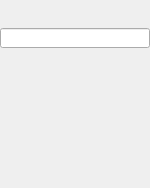
    <widget class="PyDMFrame" name="composite_1">
      <property name="geometry">
        <rect>
          <x>145</x>
          <y>72</y>
          <width>150</width>
          <height>188</height>
        </rect>
      </property>
      <widget class="PyDMFrame" name="composite_2">
        <property name="geometry">
          <rect>
            <x>0</x>
            <y>0</y>
            <width>126</width>
            <height>18</height>
          </rect>
        </property>
        <widget class="PyDMEnumComboBox" name="menu">
          <property name="geometry">
            <rect>
              <x>145</x>
              <y>72</y>
              <width>60</width>
              <height>18</height>
            </rect>
          </property>
          <property name="toolTip">
            <string>${prefix}Use</string>
          </property>
          <property name="channel" stdset="0">
            <string>ca://${prefix}Use</string>
          </property>
          <property name="font" stdset="0">
            <font>
              <pointsize>10</pointsize>
            </font>
          </property>
          <property name="styleSheet">
            <string notr="true">PyDMEnumComboBox#menu {
  color: rgb(0, 0, 0);
  background-color: rgb(115, 223, 255);
  }</string>
          </property>
        </widget>
        <widget class="PyDMLabel" name="text_update_1">
          <property name="geometry">
            <rect>
              <x>210</x>
              <y>72</y>
              <width>61</width>
              <height>18</height>
            </rect>
          </property>
          <property name="toolTip">
            <string>PV: ${prefix}Use_RBV</string>
          </property>
          <property name="channel" stdset="0">
            <string>ca://${prefix}Use_RBV</string>
          </property>
          <property name="font" stdset="0">
            <font>
              <pointsize>10</pointsize>
            </font>
          </property>
          <property name="alignment">
            <set>Qt::AlignCenter</set>
          </property>
          <property name="textInteractionFlags">
            <set>Qt::TextSelectableByKeyboard|Qt::TextSelectableByMouse</set>
          </property>
          <property name="styleSheet">
            <string notr="true">PyDMLabel#text_update_1 {
  color: rgb(10, 0, 184);
  background-color: rgb(187, 187, 187);
  }</string>
          </property>
        </widget>
      </widget>
      <widget class="PyDMLineEdit" name="text_entry_1">
        <property name="geometry">
          <rect>
            <x>0</x>
            <y>28</y>
            <width>150</width>
            <height>20</height>
          </rect>
        </property>
        <property name="channel" stdset="0">
          <string>ca://${prefix}Name</string>
        </property>
        <property name="toolTip">
          <string>${prefix}Name</string>
        </property>
        <property name="font" stdset="0">
          <font>
            <pointsize>10</pointsize>
          </font>
        </property>
        <property name="styleSheet">
          <string notr="true">PyDMLineEdit#text_entry_1 {
  color: rgb(0, 0, 0);
  background-color: rgb(115, 223, 255);
  border: 1px solid black;
  margin: 0px;
  padding: 0px;
  spacing: 0px;
  }</string>
        </property>
      </widget>
      <widget class="PyDMFrame" name="composite_3">
        <property name="geometry">
          <rect>
            <x>0</x>
            <y>57</y>
            <width>141</width>
            <height>131</height>
          </rect>
        </property>
        <widget class="PyDMLineEdit" name="text_entry_2">
          <property name="geometry">
            <rect>
              <x>225</x>
              <y>138</y>
              <width>60</width>
              <height>20</height>
            </rect>
          </property>
          <property name="channel" stdset="0">
            <string>ca://${prefix}MinY</string>
          </property>
          <property name="toolTip">
            <string>${prefix}MinY</string>
          </property>
          <property name="font" stdset="0">
            <font>
              <pointsize>10</pointsize>
            </font>
          </property>
          <property name="styleSheet">
            <string notr="true">PyDMLineEdit#text_entry_2 {
  color: rgb(0, 0, 0);
  background-color: rgb(115, 223, 255);
  border: 1px solid black;
  margin: 0px;
  padding: 0px;
  spacing: 0px;
  }</string>
          </property>
        </widget>
        <widget class="PyDMLabel" name="text_update_2">
          <property name="geometry">
            <rect>
              <x>225</x>
              <y>118</y>
              <width>61</width>
              <height>18</height>
            </rect>
          </property>
          <property name="toolTip">
            <string>PV: ${prefix}MinY_RBV</string>
          </property>
          <property name="channel" stdset="0">
            <string>ca://${prefix}MinY_RBV</string>
          </property>
          <property name="font" stdset="0">
            <font>
              <pointsize>10</pointsize>
            </font>
          </property>
          <property name="alignment">
            <set>Qt::AlignCenter</set>
          </property>
          <property name="textInteractionFlags">
            <set>Qt::TextSelectableByKeyboard|Qt::TextSelectableByMouse</set>
          </property>
          <property name="styleSheet">
            <string notr="true">PyDMLabel#text_update_2 {
  color: rgb(10, 0, 184);
  background-color: rgb(187, 187, 187);
  }</string>
          </property>
        </widget>
        <widget class="PyDMLineEdit" name="text_entry_3">
          <property name="geometry">
            <rect>
              <x>225</x>
              <y>183</y>
              <width>60</width>
              <height>20</height>
            </rect>
          </property>
          <property name="channel" stdset="0">
            <string>ca://${prefix}SizeY</string>
          </property>
          <property name="toolTip">
            <string>${prefix}SizeY</string>
          </property>
          <property name="font" stdset="0">
            <font>
              <pointsize>10</pointsize>
            </font>
          </property>
          <property name="styleSheet">
            <string notr="true">PyDMLineEdit#text_entry_3 {
  color: rgb(0, 0, 0);
  background-color: rgb(115, 223, 255);
  border: 1px solid black;
  margin: 0px;
  padding: 0px;
  spacing: 0px;
  }</string>
          </property>
        </widget>
        <widget class="PyDMLabel" name="text_update_3">
          <property name="geometry">
            <rect>
              <x>225</x>
              <y>163</y>
              <width>61</width>
              <height>18</height>
            </rect>
          </property>
          <property name="toolTip">
            <string>PV: ${prefix}SizeY_RBV</string>
          </property>
          <property name="channel" stdset="0">
            <string>ca://${prefix}SizeY_RBV</string>
          </property>
          <property name="font" stdset="0">
            <font>
              <pointsize>10</pointsize>
            </font>
          </property>
          <property name="alignment">
            <set>Qt::AlignCenter</set>
          </property>
          <property name="textInteractionFlags">
            <set>Qt::TextSelectableByKeyboard|Qt::TextSelectableByMouse</set>
          </property>
          <property name="styleSheet">
            <string notr="true">PyDMLabel#text_update_3 {
  color: rgb(10, 0, 184);
  background-color: rgb(187, 187, 187);
  }</string>
          </property>
        </widget>
        <widget class="PyDMLabel" name="text_update_4">
          <property name="geometry">
            <rect>
              <x>145</x>
              <y>118</y>
              <width>61</width>
              <height>18</height>
            </rect>
          </property>
          <property name="toolTip">
            <string>PV: ${prefix}MinX_RBV</string>
          </property>
          <property name="channel" stdset="0">
            <string>ca://${prefix}MinX_RBV</string>
          </property>
          <property name="font" stdset="0">
            <font>
              <pointsize>10</pointsize>
            </font>
          </property>
          <property name="alignment">
            <set>Qt::AlignCenter</set>
          </property>
          <property name="textInteractionFlags">
            <set>Qt::TextSelectableByKeyboard|Qt::TextSelectableByMouse</set>
          </property>
          <property name="styleSheet">
            <string notr="true">PyDMLabel#text_update_4 {
  color: rgb(10, 0, 184);
  background-color: rgb(187, 187, 187);
  }</string>
          </property>
        </widget>
        <widget class="PyDMLineEdit" name="text_entry_4">
          <property name="geometry">
            <rect>
              <x>145</x>
              <y>138</y>
              <width>60</width>
              <height>20</height>
            </rect>
          </property>
          <property name="channel" stdset="0">
            <string>ca://${prefix}MinX</string>
          </property>
          <property name="toolTip">
            <string>${prefix}MinX</string>
          </property>
          <property name="font" stdset="0">
            <font>
              <pointsize>10</pointsize>
            </font>
          </property>
          <property name="styleSheet">
            <string notr="true">PyDMLineEdit#text_entry_4 {
  color: rgb(0, 0, 0);
  background-color: rgb(115, 223, 255);
  border: 1px solid black;
  margin: 0px;
  padding: 0px;
  spacing: 0px;
  }</string>
          </property>
        </widget>
        <widget class="PyDMLineEdit" name="text_entry_5">
          <property name="geometry">
            <rect>
              <x>145</x>
              <y>183</y>
              <width>60</width>
              <height>20</height>
            </rect>
          </property>
          <property name="channel" stdset="0">
            <string>ca://${prefix}SizeX</string>
          </property>
          <property name="toolTip">
            <string>${prefix}SizeX</string>
          </property>
          <property name="font" stdset="0">
            <font>
              <pointsize>10</pointsize>
            </font>
          </property>
          <property name="styleSheet">
            <string notr="true">PyDMLineEdit#text_entry_5 {
  color: rgb(0, 0, 0);
  background-color: rgb(115, 223, 255);
  border: 1px solid black;
  margin: 0px;
  padding: 0px;
  spacing: 0px;
  }</string>
          </property>
        </widget>
        <widget class="PyDMLabel" name="text_update_5">
          <property name="geometry">
            <rect>
              <x>145</x>
              <y>163</y>
              <width>61</width>
              <height>18</height>
            </rect>
          </property>
          <property name="toolTip">
            <string>PV: ${prefix}SizeX_RBV</string>
          </property>
          <property name="channel" stdset="0">
            <string>ca://${prefix}SizeX_RBV</string>
          </property>
          <property name="font" stdset="0">
            <font>
              <pointsize>10</pointsize>
            </font>
          </property>
          <property name="alignment">
            <set>Qt::AlignCenter</set>
          </property>
          <property name="textInteractionFlags">
            <set>Qt::TextSelectableByKeyboard|Qt::TextSelectableByMouse</set>
          </property>
          <property name="styleSheet">
            <string notr="true">PyDMLabel#text_update_5 {
  color: rgb(10, 0, 184);
  background-color: rgb(187, 187, 187);
  }</string>
          </property>
        </widget>
        <widget class="QLabel" name="text_4">
          <property name="geometry">
            <rect>
              <x>250</x>
              <y>72</y>
              <width>10</width>
              <height>20</height>
            </rect>
          </property>
          <property name="text">
            <string>Y</string>
          </property>
          <property name="font" stdset="0">
            <font>
              <pointsize>10</pointsize>
            </font>
          </property>
          <property name="brush" stdset="0">
            <brush brushstyle="SolidPattern">
              <color alpha="255">
                <red>0</red>
                <green>0</green>
                <blue>0</blue>
              </color>
            </brush>
          </property>
          <property name="toolTip">
            <string>text_4</string>
          </property>
          <property name="alignment">
            <set>Qt::AlignRight|Qt::AlignTrailing|Qt::AlignVCenter</set>
          </property>
          <property name="styleSheet">
            <string notr="true">QLabel#text_4 {
  color: rgb(0, 0, 0);
  }</string>
          </property>
        </widget>
        <widget class="QLabel" name="text_5">
          <property name="geometry">
            <rect>
              <x>170</x>
              <y>72</y>
              <width>10</width>
              <height>20</height>
            </rect>
          </property>
          <property name="text">
            <string>X</string>
          </property>
          <property name="font" stdset="0">
            <font>
              <pointsize>10</pointsize>
            </font>
          </property>
          <property name="brush" stdset="0">
            <brush brushstyle="SolidPattern">
              <color alpha="255">
                <red>0</red>
                <green>0</green>
                <blue>0</blue>
              </color>
            </brush>
          </property>
          <property name="toolTip">
            <string>text_5</string>
          </property>
          <property name="alignment">
            <set>Qt::AlignRight|Qt::AlignTrailing|Qt::AlignVCenter</set>
          </property>
          <property name="styleSheet">
            <string notr="true">QLabel#text_5 {
  color: rgb(0, 0, 0);
  }</string>
          </property>
        </widget>
        <widget class="PyDMLabel" name="text_update_6">
          <property name="geometry">
            <rect>
              <x>145</x>
              <y>94</y>
              <width>61</width>
              <height>18</height>
            </rect>
          </property>
          <property name="toolTip">
            <string>PV: ${prefix}MaxSizeX_RBV</string>
          </property>
          <property name="channel" stdset="0">
            <string>ca://${prefix}MaxSizeX_RBV</string>
          </property>
          <property name="font" stdset="0">
            <font>
              <pointsize>10</pointsize>
            </font>
          </property>
          <property name="alignment">
            <set>Qt::AlignCenter</set>
          </property>
          <property name="textInteractionFlags">
            <set>Qt::TextSelectableByKeyboard|Qt::TextSelectableByMouse</set>
          </property>
          <property name="styleSheet">
            <string notr="true">PyDMLabel#text_update_6 {
  color: rgb(10, 0, 184);
  background-color: rgb(187, 187, 187);
  }</string>
          </property>
        </widget>
        <widget class="PyDMLabel" name="text_update_7">
          <property name="geometry">
            <rect>
              <x>225</x>
              <y>94</y>
              <width>61</width>
              <height>18</height>
            </rect>
          </property>
          <property name="toolTip">
            <string>PV: ${prefix}MaxSizeY_RBV</string>
          </property>
          <property name="channel" stdset="0">
            <string>ca://${prefix}MaxSizeY_RBV</string>
          </property>
          <property name="font" stdset="0">
            <font>
              <pointsize>10</pointsize>
            </font>
          </property>
          <property name="alignment">
            <set>Qt::AlignCenter</set>
          </property>
          <property name="textInteractionFlags">
            <set>Qt::TextSelectableByKeyboard|Qt::TextSelectableByMouse</set>
          </property>
          <property name="styleSheet">
            <string notr="true">PyDMLabel#text_update_7 {
  color: rgb(10, 0, 184);
  background-color: rgb(187, 187, 187);
  }</string>
          </property>
        </widget>
      </widget>
    </widget>
